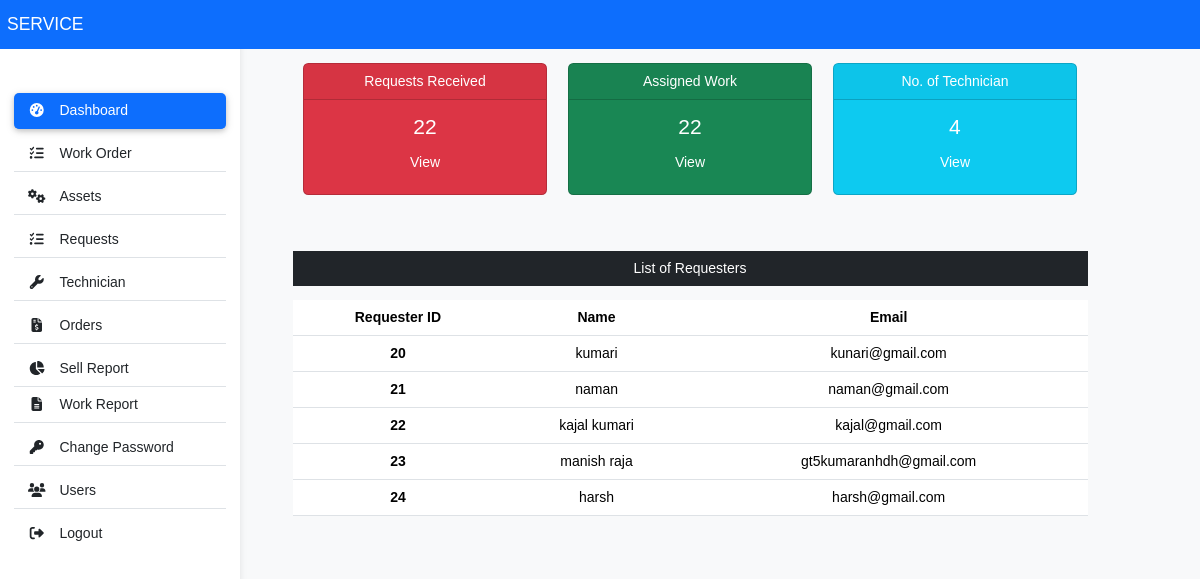
Page /admin/dashboard.php (signed in) on the committed database.
### tables this page shows
CREATE TABLE `user_login` (
  `user_id` int(11) NOT NULL,
  `user_name` varchar(100) NOT NULL,
  `user_email` varchar(100) NOT NULL,
  `user_password` varchar(100) NOT NULL,
  `user_mobile` varchar(15) DEFAULT NULL
);

### admin/dashboard.php (the view, shortened to what this page needs)
<?php
include ('includes/header.php');
include ('../db_connection.php');
$sql = "SELECT max(request_id) FROM userrequest_tb";
$result = $conn->query($sql);
$row = mysqli_fetch_row($result);
$submitrequest = $row[0];
$sql = "SELECT max(request_id) FROM assignwork_tb";
$result = $conn->query($sql);
$row = mysqli_fetch_row($result);
$assignwork = $row[0];
$sql = "SELECT * FROM technician_tb";
$result = $conn->query($sql);
$totaltech = $result->num_rows;
?>
<div class="col-sm-9 mt-2">
    <div class="row mx-5 text-center">
        <div class="col-sm-4 mt-5">
            <div class="card text-white bg-danger mb-3" style="max-width: 18rem;">
                <div class="card-header">Requests Received</div>
                <div class="card-body">
                    <h4 class="card-title"><?php echo $submitrequest; ?></h4>
                    <a class="btn text-white" href="userRequest.php">View</a>
                </div>
            </div>
        </div>
        <div class="col-sm-4 mt-5">
            <div class="card text-white bg-success mb-3" style="max-width: 18rem;">
                <div class="card-header">Assigned Work</div>
                <div class="card-body">
                    <h4 class="card-title"><?php echo $assignwork; ?></h4>
                    <a class="btn text-white" href="assignwork.php">View</a>
                </div>
            </div>
        </div>
        <div class="col-sm-4 mt-5">
            <div class="card text-white bg-info mb-3" style="max-width: 18rem;">
                <div class="card-header">No. of Technician</div>
                <div class="card-body">
                    <h4 class="card-title"><?php echo $totaltech; ?></h4>
                    <a class="btn text-white" href="technician.php">View</a>
                </div>
            </div>
        </div>
    </div>
    <div class="mx-5 mt-5 text-center">
        <p class=" bg-dark text-white p-2">List of Requesters</p>
        <?php
            $sql = "SELECT * FROM user_login";
            $result = $conn->query($sql);
            if ($result->num_rows > 0) {
                echo '<table class="table">
                        <thead>
                            <tr>
                                <th scope="col">Requester ID</th>
                                <th scope="col">Name</th>
                                <th scope="col">Email</th>
                            </tr>
                        </thead>
                        <tbody>';
                while ($row = $result->fetch_assoc()) {
                    echo '<tr>';
                    echo '<th scope="row">' . $row["user_id"] . '</th>';
                    echo '<td>' . $row["user_name"] . '</td>';
                    echo '<td>' . $row["user_email"] . '</td>';
                    echo '</tr>';
                }
                echo '</tbody></table>';
            } else {
                echo "0 Result";
            }
            ?>
    </div>
</div>
<?php
include ('includes/footer.php');
?>

### css/custom.css (style rules this page uses)
html, body { position: relative; height: 100%; font-family: Helvetica Neue, Helvetica, Arial, sans-serif; font-size: 14px; color: #000; margin: 0; padding: 0; background: #eee; }
body { background-color: #fbfbfb; }
body { font-family: 'Arial', sans-serif; background-color: #f8f9fa; }

### rows in the picture
user_login: user_id "20", user_name "kumari", user_email "kunari@gmail.com"
user_login: user_id "21", user_name "naman", user_email "naman@gmail.com"
user_login: user_id "22", user_name "kajal kumari", user_email "kajal@gmail.com"
user_login: user_id "23", user_name "manish raja", user_email "gt5kumaranhdh@gmail.com"
user_login: user_id "24", user_name "harsh", user_email "harsh@gmail.com"

### other values in the picture
$submitrequest "22"
$assignwork "22"
$totaltech "4"
